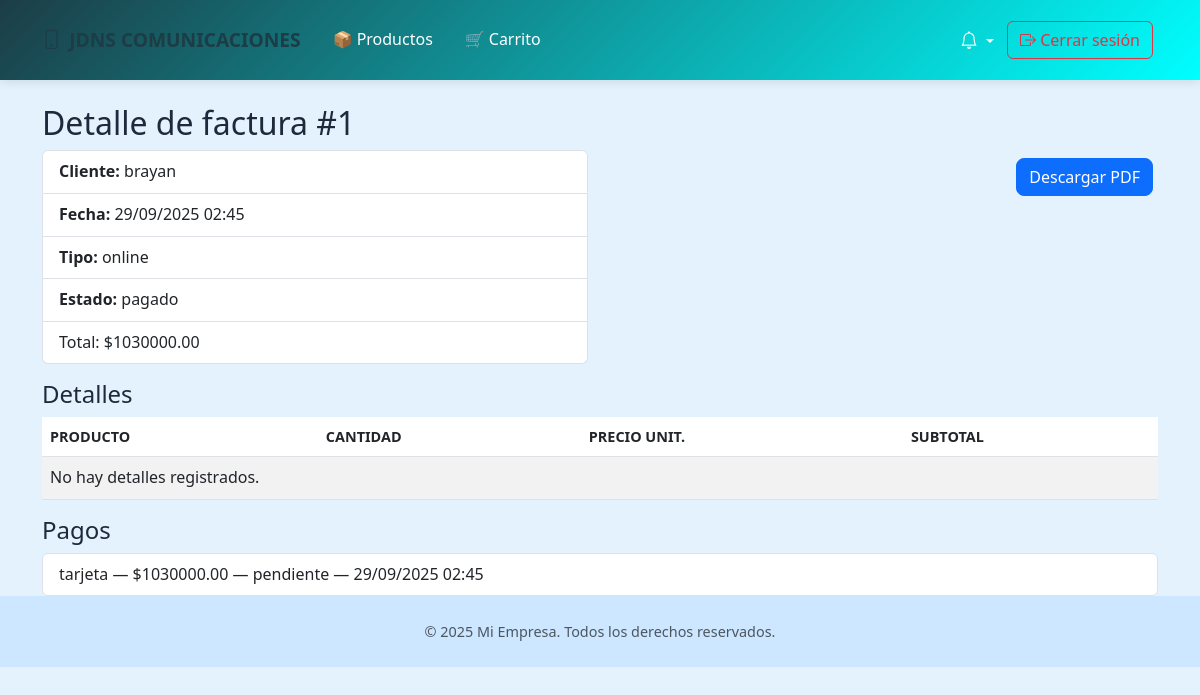
Page /ventas_factura/1 on the committed database.
### app/models/users.py (models this page shows, shortened)
class VentaFactura(db.Model):
    __tablename__ = 'ventas_factura'
    idventas_factura = db.Column(db.Integer, primary_key=True)
    usuario_idusuario = db.Column(db.Integer, db.ForeignKey('usuario.idusuario'), nullable=False)
    fecha_venta = db.Column(db.DateTime, nullable=False, default=datetime.utcnow)
    tipo_venta = db.Column(db.Enum('fisica', 'online', name='tipo_venta_enum'))
    estado_envio = db.Column(db.Enum('pendiente', 'pagado', 'anulado', name='estado_envio_enum'), default='pendiente')
    total = db.Column(db.Numeric(10, 2), nullable=False)
    usuario = db.relationship('Users', backref='ventas_facturas')

class Users(db.Model, UserMixin):
    __tablename__ = 'usuario'
    idusuario = db.Column(db.Integer, primary_key=True)
    nombre = db.Column(db.String(100))
    telefono = db.Column(db.String(45))
    correo = db.Column(db.String(100), unique=True)
    direccion = db.Column(db.String(100))
    password = db.Column(db.String(255))
    rol = db.Column(db.Enum('cliente', 'tecnico', 'admin'))

class Pago(db.Model):
    __tablename__ = 'pago'
    idpago = db.Column(db.Integer, primary_key=True)
    fecha_pago = db.Column(db.DateTime, default=datetime.utcnow)
    monto = db.Column(db.DECIMAL(10, 2))
    metodo_pago = db.Column(db.Enum('efectivo', 'tarjeta', 'transferencia', 'mixto', name='metodo_pago_enum'))
    referencia_pago = db.Column(db.String(100))
    estado_pago = db.Column(db.Enum('pendiente', 'completado', 'fallido', name='estado_pago_enum'), default='pendiente')
    proveedor_pago = db.Column(db.String(45))
    token_transaccion = db.Column(db.String(100))
    ventas_factura_idventas_factura = db.Column(db.Integer, db.ForeignKey('ventas_factura.idventas_factura'))
    factura = db.relationship('VentaFactura', backref='pagos', lazy=True)

### app/routes/ventas_factura.py (the view)
@bp.route('/ventas_factura/<int:id>')
def detalle_venta(id):
    venta = VentaFactura.query.get_or_404(id)
    return render_template('ventas_factura_detalle.html', venta=venta)

### app/templates/ventas_factura_detalle.html
{% extends 'plantilla.html' %}
{% block content %}
<div class="container mt-4">
  <h2>Detalle de factura #{{ venta.idventas_factura }}</h2>
  <div class="row mb-3">
    <div class="col-md-6">
      <ul class="list-group">
        <li class="list-group-item"><strong>Cliente:</strong> {{ venta.usuario.nombre if venta.usuario else 'N/A' }}</li>
        <li class="list-group-item"><strong>Fecha:</strong> {{ venta.fecha_venta.strftime('%d/%m/%Y %H:%M') if venta.fecha_venta else 'N/A' }}</li>
        <li class="list-group-item"><strong>Tipo:</strong> {{ venta.tipo_venta or 'N/A' }}</li>
        <li class="list-group-item"><strong>Estado:</strong> {{ venta.estado_envio or 'N/A' }}</li>
  <li class="list-group-item">Total: ${{ '%.2f' % (venta.total or 0) }}</li>
      </ul>
    </div>
    <div class="col-md-6 text-end">
      <a href="{{ url_for('pago.descargar_factura', factura_id=venta.idventas_factura) }}" class="btn btn-primary mt-2">Descargar PDF</a>
    </div>
  </div>
  <h4>Detalles</h4>
  <table class="table table-striped">
    <thead>
      <tr>
        <th>Producto</th>
        <th>Cantidad</th>
        <th>Precio unit.</th>
        <th>Subtotal</th>
      </tr>
    </thead>
    <tbody>
      {% for det in venta.detalle_ventas %}
      <tr>
        <td>{{ det.producto.nombre if det.producto else 'Servicio/Item' }}</td>
        <td>{{ det.cantidad }}</td>
  <td>${{ '%.2f' % (det.precio_unitario or 0) }}</td>
  <td>${{ '%.2f' % (det.subtotal or 0) }}</td>
      </tr>
      {% else %}
      <tr><td colspan="4">No hay detalles registrados.</td></tr>
      {% endfor %}
    </tbody>
  </table>
  <h4>Pagos</h4>
  <ul class="list-group">
    {% for pago in venta.pagos %}
  <li class="list-group-item">{{ pago.metodo_pago or 'N/A' }} — ${{ '%.2f' % (pago.monto or 0) }} — {{ pago.estado_pago or '' }} — {{ pago.fecha_pago.strftime('%d/%m/%Y %H:%M') if pago.fecha_pago else '' }}</li>
    {% else %}
    <li class="list-group-item">No hay registros de pago.</li>
    {% endfor %}
  </ul>
</div>
{% endblock %}

### app/static/style.css (style rules this page uses)
:root { --primary-color: #1c3d46; --secondary-color: #f97316; --accent-color: #06b6d4; --dark-bg: #1e293b; --light-bg: #f8fafc; --text-dark: #1e293b; --text-light: #64748b; --white: #ffffff; --gray-100: #f1f5f9; --gray-200: #e2e8f0; --gray-300: #cbd5e1; --gray-800: #1e293b; --gray-900: #0f172a; }
* { margin: 0; padding: 0; box-sizing: border-box; }
body { font-family: "Segoe UI", Tahoma, Geneva, Verdana, sans-serif; line-height: 1.6; color: var(--text-dark); background-color: var(--white); }
body { padding-top: 70px; background-color: #f8f9fa; font-family: 'Segoe UI', Tahoma, Geneva, Verdana, sans-serif; }
.btn-primary, .btn-success, .btn-danger { border-radius: 8px; font-weight: 500; transition: 0.3s; }
.table th { font-size: 0.9rem; text-transform: uppercase; }
.table td { vertical-align: middle; }

### app/templates/plantilla.html (style rules this page uses)
body { padding-top: 80px; background-color: #e3f2fd; }
.btn { margin: 5px; }

### rows in the picture
VentaFactura: idventas_factura "1", fecha_venta "29/09/2025 02:45", tipo_venta "online", estado_envio "pagado", total "1030000.00"
Users: usuario "brayan"
Pago: metodo_pago "tarjeta", monto "1030000.00", estado_pago "pendiente", fecha_pago "29/09/2025 02:45"
